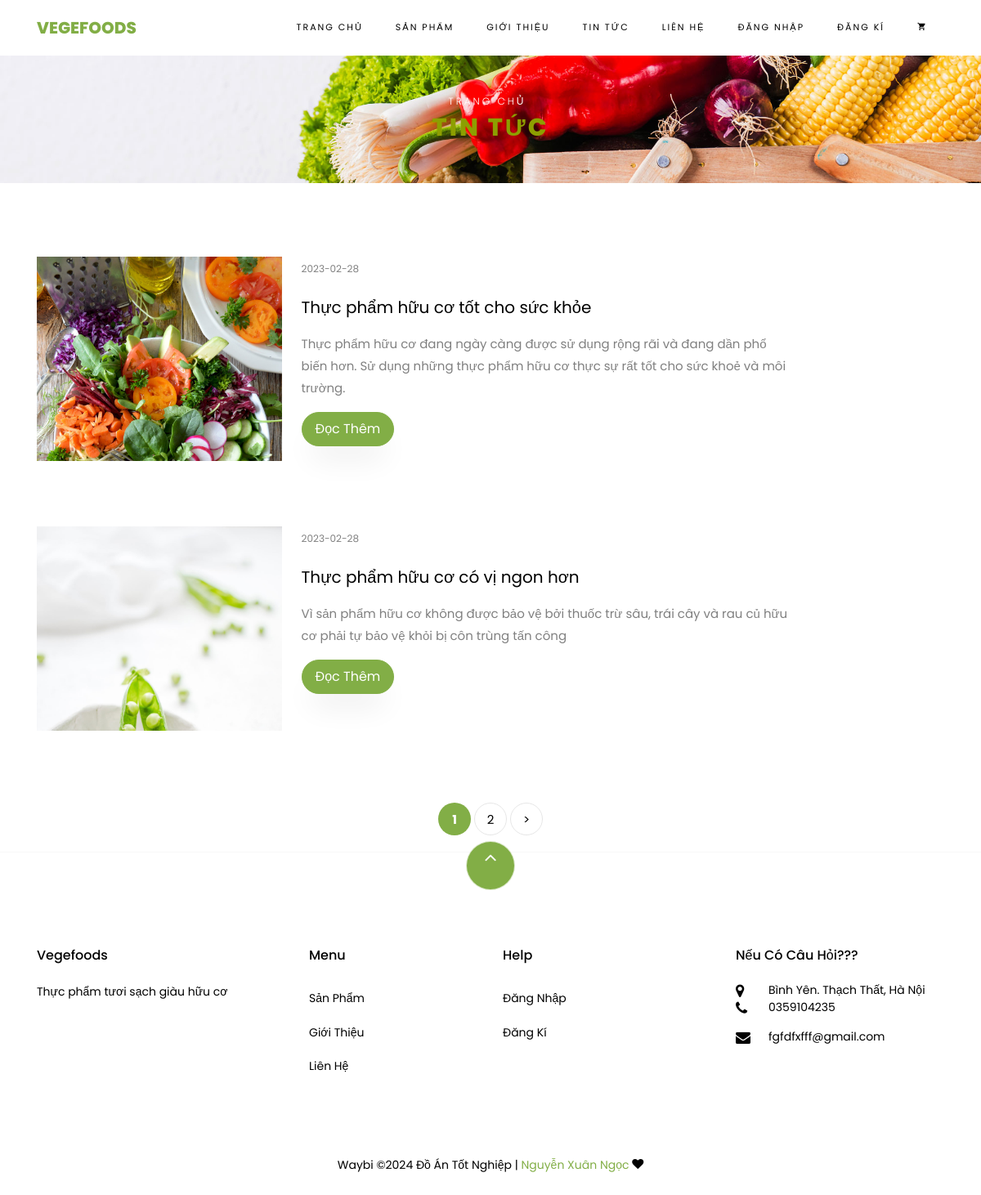
Screenshot of /?rq=tt with the database file from the repository.
### tables this page shows
CREATE TABLE `tintuc` (
  `id` int(11) NOT NULL,
  `tieude` varchar(200) NOT NULL,
  `mota` longtext NOT NULL,
  `chitietmota` longtext NOT NULL,
  `ngaydang` date NOT NULL DEFAULT current_timestamp(),
  `anhtt` varchar(100) NOT NULL
);

### views/tintuc.php (the view, shortened to what this page needs)
<?php
$trang = 1;
$tt1trang = 2 ;
$from = ($trang-1)*$tt1trang;
$tongtintuc = $connect->query("select*from tintuc");
$tongtrang  = ceil(mysqli_num_rows($tongtintuc)/$tt1trang);
$tintuc=$connect->query("select*from tintuc limit $from, $tt1trang");
?>
<section class="ftco-section ftco-degree-bg">
	<div class="container">
		<div class="row">
			<div class="col-lg-10 col-md-10 ftco-animate">
				<div class="row">
					<?php foreach ($tintuc as $value) { ?>
						<div class="col-md-12 d-flex ftco-animate">
							<div class="blog-entry align-self-stretch d-md-flex">
								<a href="?rq=cttt&id=<?=$value['id']?>" class="block-20" style="background-image: url('images/<?=$value['anhtt']?>');">
								</a>
								<div class="text d-block pl-md-4">
									<div class="meta mb-3">
										<div><a href="#"></a><?=$value['ngaydang']?></div>
									</div>
									<h3 class="heading"><a href="?rq=cttt&id=<?=$value['id']?>"><?=$value['tieude']?></a></h3>
									<p><?=$value['mota']?></p>
									<p><a href="?rq=cttt&id=<?=$value['id']?>" class="btn btn-primary py-2 px-3">Đọc Thêm</a></p>
								</div>
							</div>
						</div>
					<?php   } ?>
				</div>
			</div>
		</div>
	</div>
</section>
<div class="row mt-2 mb-3">
	<div class="col text-center">
		<div class="block-27">
			<ul>
				<?php for($i=1;$i<=$tongtrang;$i++){ ?>
					<?php if ($i==$trang) { ?>
						<li class="active"><span ><strong><?=$i?></strong></span></li>
					<?php }else { ?>
						<?php if ($i > $trang-3 && $i<$trang+3) { ?>
							<li><a href="?rq=tt&trang=<?=$i?>"><?=$i?></a></li>
						<?php } ?>
					<?php } ?>
				<?php } ?>
				<?php if($trang<=$tongtrang-1){
					$next =$trang+1;
					?>
					<li><a href="?rq=tt&trang=<?=$next?>">&gt;</a></li>
				<?php  }?>
			</ul>
		</div>
	</div>
</div>

### rows the page displays
tintuc: anhtt (picture), ngaydang "2023-02-28", tieude "Thực phẩm hữu cơ tốt cho sức khỏe", mota "Thực phẩm hữu cơ đang ngày càng được sử dụng rộng rãi và đang dần phổ biến hơn. Sử dụng những thực phẩm hữu cơ thực sự rất tốt cho sức khoẻ và môi trường."
tintuc: anhtt (picture), ngaydang "2023-02-28", tieude "Thực phẩm hữu cơ có vị ngon hơn", mota "Vì sản phẩm hữu cơ không được bảo vệ bởi thuốc trừ sâu, trái cây và rau củ hữu cơ phải tự bảo vệ khỏi bị côn trùng tấn công"
